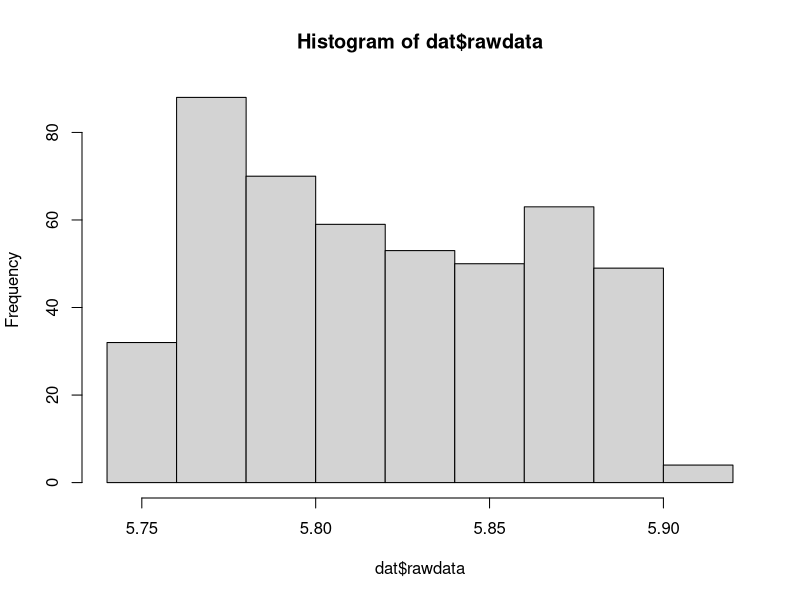
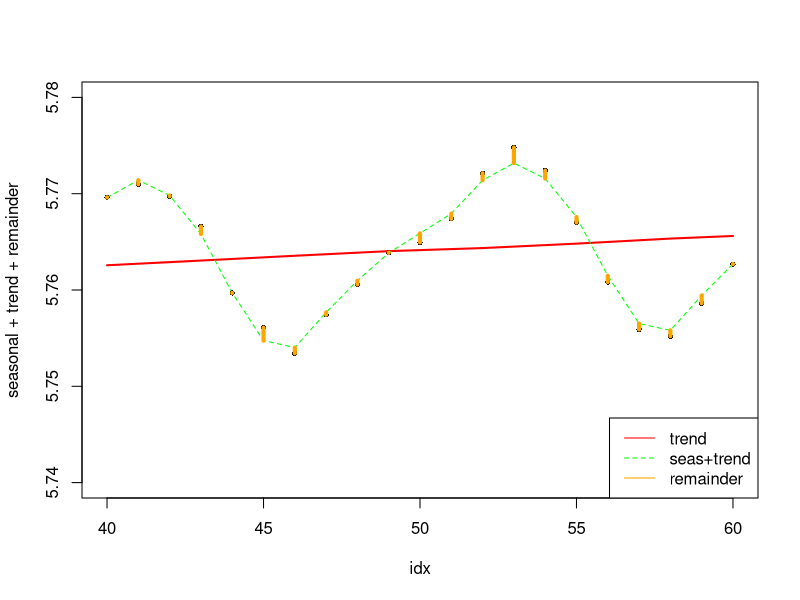
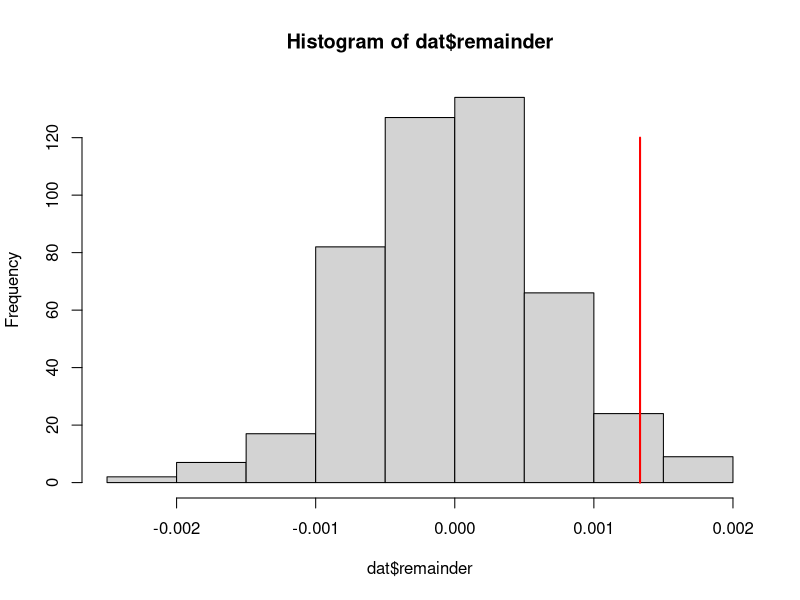

The R script that drew these images, in order:
stllc <- stl(log(co2), s.window = 21)
dat <- data.frame(stllc$time.series)
str(dat)
dat$rawdata <- dat$seasonal + dat$trend + dat$remainder
hist(dat$rawdata)
idx <- 40:60 # 1:nrow(dat)#
yl <- c(5.74, 5.78) # range(dat$rawdata) #
with(dat[idx,] , plot(idx, seasonal+trend+remainder, pch = 16, cex = .7, ylim = yl))
with(dat[idx,] , lines(idx, trend, col = 'red', lwd = 2))
with(dat[idx,] , lines(idx, seasonal+trend, col = 'green', lty = 2))
with(dat[idx,] , segments(idx, seasonal+trend,
                          idx, seasonal+trend+remainder, col = 'orange', lwd = 4))

legend("bottomright", legend = c("trend", "seas+trend", "remainder"), lty=c(1,2, 1), col = c('red', 'green', 'orange'))
## what is the distribution of the remainder?
hist(dat$remainder)
## how big is a 'big' remainder?
raw_2SD <- sd(dat$remainder)*2
segments(raw_2SD, 0, raw_2SD, 120, col = 'red', lwd = 2)

dev.off()
